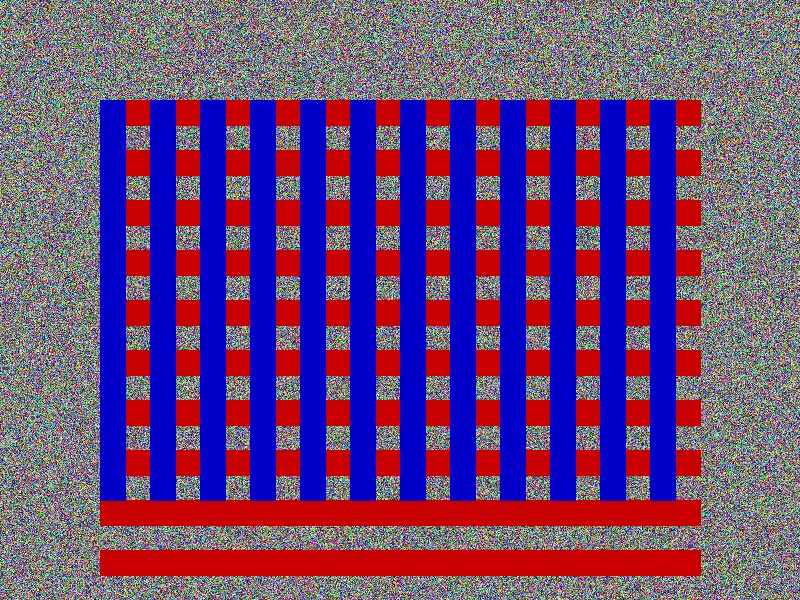
#> input picture backend/tests/fixtures/sample_800x600.jpg, 800 x 600 px; its folder holds only this picture in this run
$ python -i segmentation.py   (imports and definitions only)
#> lines starting #> are read from the running program, lines starting #| are printed output that depends on the picture; after the words box and inside, x2 and y2 are one past the last pixel; in counts of white or black regions, pixels touching at a corner belong together
#> further down, picture is the input picture: shape (600, 800, 3); mean B, G, R 122.2, 70, 108
import cv2
import numpy as np
from typing import Tuple

COLOR_RANGES_HSV = {
    "red_low": ((0, 70, 50), (10, 255, 255)),
    "red_high": ((170, 70, 50), (180, 255, 255)),
    "orange": ((8, 50, 70), (25, 255, 255)),
    "yellow": ((15, 40, 70), (40, 255, 255)),
    "green": ((35, 40, 30), (85, 255, 255)),
    "blue": ((90, 40, 40), (135, 255, 255)),
    "violet": ((130, 60, 50), (160, 255, 255)),
    "earth": ((8, 30, 40), (25, 180, 180)),
    "white": ((0, 0, 200), (180, 15, 255)),
    "black": ((0, 0, 0), (180, 255, 30)),
    "gray": ((0, 0, 31), (180, 30, 199)),
}

WARM_COLORS = ["red_low", "red_high", "orange", "yellow", "earth"]
COOL_COLORS = ["green", "blue", "violet"]
NEUTRAL_COLORS = ["white", "black", "gray"]

_WHITE_BG_THRESHOLD = 240
_MORPH_KERNEL = cv2.getStructuringElement(cv2.MORPH_ELLIPSE, (3, 3))


def segment_color_hsv(
    image: np.ndarray,
    lower_bound: Tuple,
    upper_bound: Tuple,
) -> np.ndarray:
    hsv = cv2.cvtColor(image, cv2.COLOR_BGR2HSV)
    return cv2.inRange(hsv, np.array(lower_bound), np.array(upper_bound))


# [15 lines left out: function auto_white_balance, not called in this run]


def _compute_content_mask(image: np.ndarray) -> np.ndarray:
    gray = cv2.cvtColor(image, cv2.COLOR_BGR2GRAY)
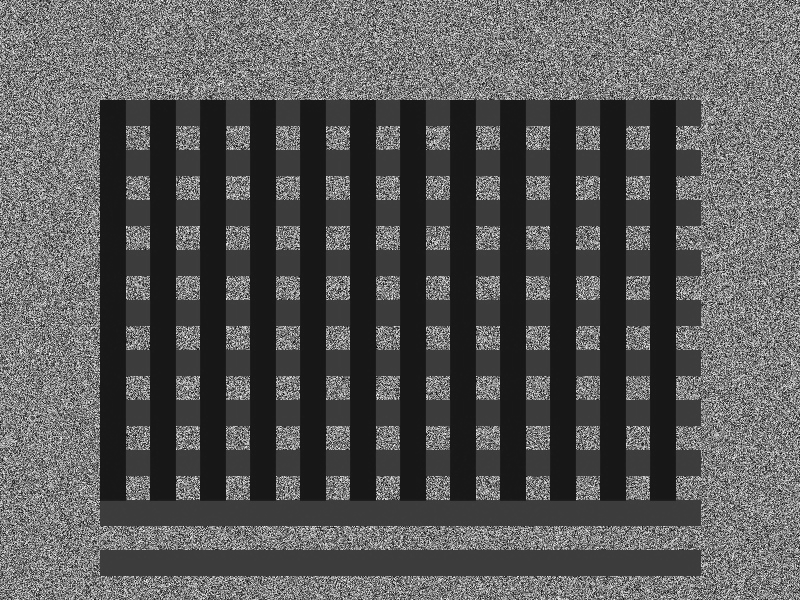
#> gray: shape (600, 800); min 2, max 252, mean 87.3
    _, mask = cv2.threshold(gray, _WHITE_BG_THRESHOLD, 255, cv2.THRESH_BINARY_INV)
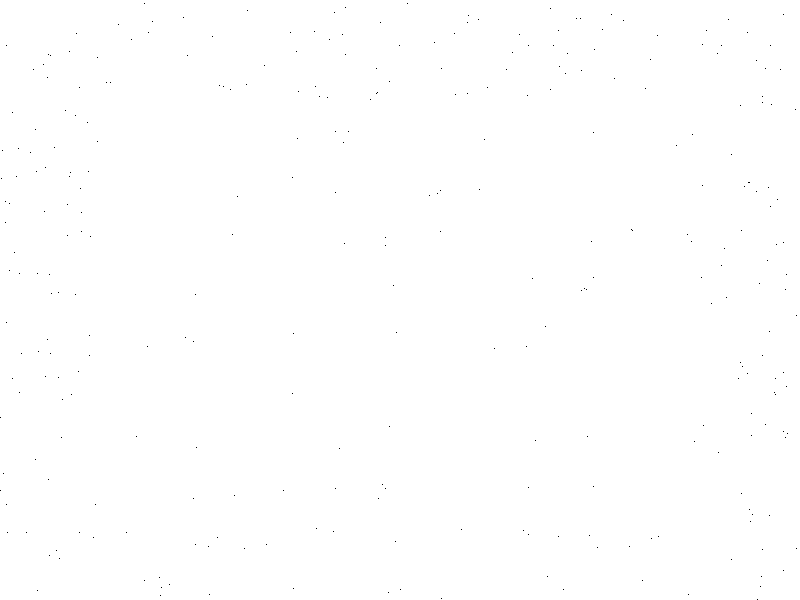
#> mask: shape (600, 800); 99.9% white; black in thin lines or dots
    mask = cv2.morphologyEx(mask, cv2.MORPH_CLOSE, _MORPH_KERNEL)
#> mask: shape (600, 800); every value is 255
    return mask


# [25 lines left out: function _prepare_image_and_mask, not called in this run]


def _has_significant_background(image: np.ndarray) -> bool:
    gray = cv2.cvtColor(image, cv2.COLOR_BGR2GRAY)
    white_pixels = float(np.count_nonzero(gray >= _WHITE_BG_THRESHOLD))
    total = float(image.shape[0] * image.shape[1])
    return (white_pixels / total) >= 0.15


_COLOR_PRIORITY = [
    "white", "black", "gray",
    "red_low", "red_high", "violet", "blue", "green",
    "yellow", "orange", "earth",
]


def compute_color_distribution(image: np.ndarray, mask: np.ndarray = None) -> dict:
    _SPECIFIC_KEYS = [
        "red_pct", "orange_pct", "yellow_pct", "green_pct", "blue_pct",
        "violet_pct", "earth_pct", "white_pct", "black_pct", "gray_pct", "other_pct",
    ]

    if mask is not None and cv2.countNonZero(mask) == 0:
        return {
            "specific": {k: 0.0 for k in _SPECIFIC_KEYS},
            "therapeutic_groups": {"warm_pct": 0.0, "cool_pct": 0.0, "neutral_pct": 0.0, "other_pct": 0.0},
        }

    if mask is not None:
        if _has_significant_background(image):
            processed = auto_white_balance(image.copy())
        else:
            processed = image.copy()
        effective_mask = mask
        masked_image = cv2.bitwise_and(processed, processed, mask=effective_mask)
        total_pixels = max(float(cv2.countNonZero(effective_mask)), 1.0)
    else:
        content_mask_raw = _compute_content_mask(image)
        bg_pct = 1.0 - float(cv2.countNonZero(content_mask_raw)) / float(image.shape[0] * image.shape[1])
#> bg_pct = 0
        if bg_pct >= 0.15:
            processed = auto_white_balance(image.copy())
            effective_mask = _compute_content_mask(processed)
        else:
            processed = image.copy()
            effective_mask = content_mask_raw
        masked_image = cv2.bitwise_and(processed, processed, mask=effective_mask)
        total_pixels = max(float(cv2.countNonZero(effective_mask)), 1.0)
#> total_pixels = 480000

    claimed = np.zeros(image.shape[:2], dtype=np.uint8)
    color_masks = {}
    for color_name in _COLOR_PRIORITY:
        lower, upper = COLOR_RANGES_HSV[color_name]
        raw_mask = segment_color_hsv(masked_image, lower, upper)
        raw_mask = cv2.bitwise_and(raw_mask, raw_mask, mask=effective_mask)
        exclusive_mask = cv2.bitwise_and(raw_mask, raw_mask, mask=255 - claimed)
        color_masks[color_name] = exclusive_mask
        claimed = cv2.bitwise_or(claimed, exclusive_mask)
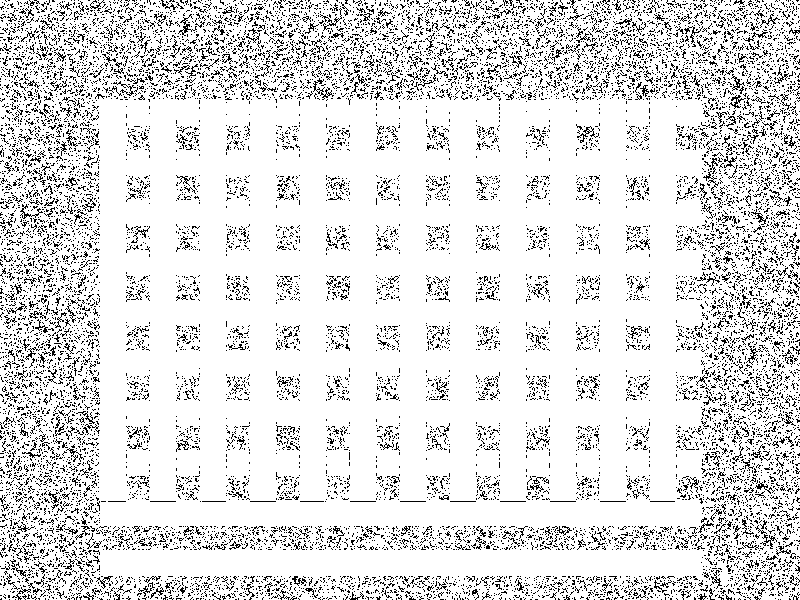
#> claimed: shape (600, 800); 87.4% white; black in thin lines or dots
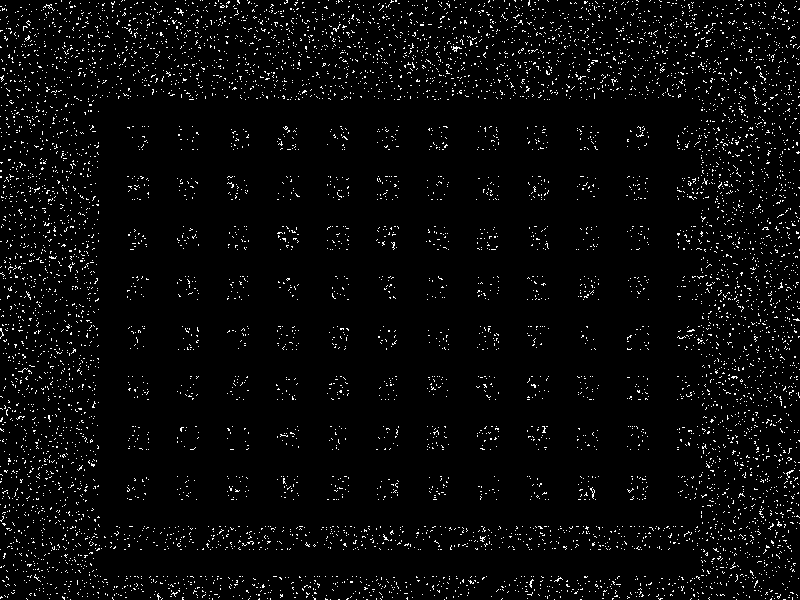
#> raw_mask: shape (600, 800); 3.4% white in thin lines or dots
#> after the loop, color_masks = 11 items

    red_mask = color_masks["red_low"] | color_masks["red_high"]
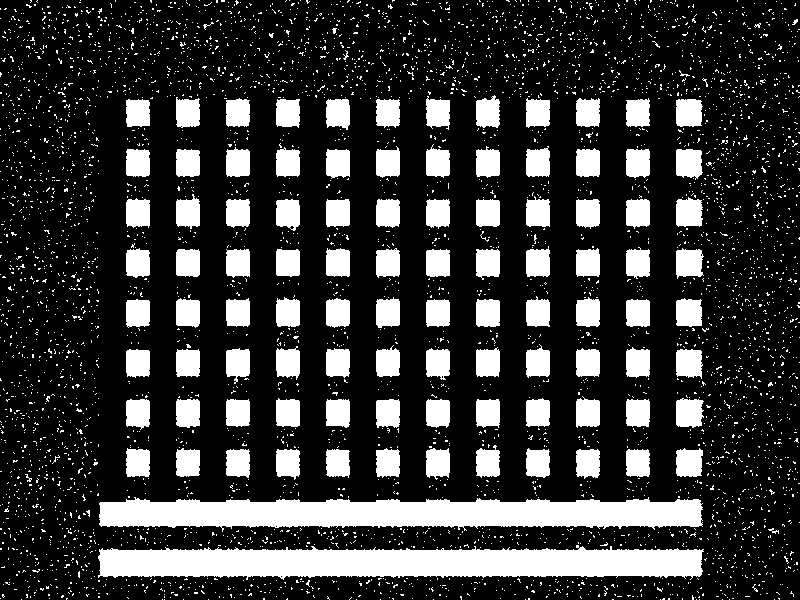
#> red_mask: shape (600, 800); 21.8% white; 4564 white regions (4460 under 20 px), largest, box (x1, y1, x2, y2) and area: (98, 545, 704, 580) 16224, (99, 497, 703, 532) 15425, (676, 398, 704, 428) 713
    red_pct = round(float(cv2.countNonZero(red_mask)) / total_pixels, 4)
#> red_pct = 0.218

    specific = {
        "red_pct": red_pct,
        "orange_pct": round(float(cv2.countNonZero(color_masks["orange"])) / total_pixels, 4),
        "yellow_pct": round(float(cv2.countNonZero(color_masks["yellow"])) / total_pixels, 4),
        "green_pct": round(float(cv2.countNonZero(color_masks["green"])) / total_pixels, 4),
        "blue_pct": round(float(cv2.countNonZero(color_masks["blue"])) / total_pixels, 4),
        "violet_pct": round(float(cv2.countNonZero(color_masks["violet"])) / total_pixels, 4),
        "earth_pct": round(float(cv2.countNonZero(color_masks["earth"])) / total_pixels, 4),
        "white_pct": round(float(cv2.countNonZero(color_masks["white"])) / total_pixels, 4),
        "black_pct": round(float(cv2.countNonZero(color_masks["black"])) / total_pixels, 4),
        "gray_pct": round(float(cv2.countNonZero(color_masks["gray"])) / total_pixels, 4),
    }
    accounted = sum(specific.values())
#> accounted = 0.874
    specific["other_pct"] = round(max(0.0, 1.0 - accounted), 4)

    warm = red_pct + specific["orange_pct"] + specific["yellow_pct"] + specific["earth_pct"]
#> warm = 0.277
    cool = specific["green_pct"] + specific["blue_pct"] + specific["violet_pct"]
#> cool = 0.538
    neutral = specific["white_pct"] + specific["black_pct"] + specific["gray_pct"]
#> neutral = 0.0595

    therapeutic_groups = {
        "warm_pct": round(warm, 4),
        "cool_pct": round(cool, 4),
        "neutral_pct": round(neutral, 4),
        "other_pct": round(max(0.0, 1.0 - warm - cool - neutral), 4),
    }
#> therapeutic_groups = {'warm_pct': 0.277, 'cool_pct': 0.538, 'neutral_pct': 0.0595, 'other_pct': 0.126}

    return {"specific": specific, "therapeutic_groups": therapeutic_groups}


# [61 lines left out: functions compute_color_histogram, generate_hsv_mask_visualization, not called in this run]


VAD_COLOR_WEIGHTS = {
    "red":      {"valence": 0.85, "arousal": 0.80, "dominance": 0.70},
    "orange":   {"valence": 0.70, "arousal": 0.65, "dominance": 0.50},
    "yellow":   {"valence": 0.80, "arousal": 0.55, "dominance": 0.40},
    "green":    {"valence": 0.50, "arousal": 0.30, "dominance": 0.40},
    "blue":     {"valence": 0.30, "arousal": 0.25, "dominance": 0.55},
    "violet":   {"valence": 0.40, "arousal": 0.45, "dominance": 0.60},
    "earth":    {"valence": 0.40, "arousal": 0.35, "dominance": 0.50},
    "white":    {"valence": 0.55, "arousal": 0.15, "dominance": 0.20},
    "black":    {"valence": 0.20, "arousal": 0.15, "dominance": 0.80},
    "gray":     {"valence": 0.35, "arousal": 0.10, "dominance": 0.30},
}

_VAD_SPECIFIC_KEY_MAP = {
    "red_pct": "red",
    "orange_pct": "orange",
    "yellow_pct": "yellow",
    "green_pct": "green",
    "blue_pct": "blue",
    "violet_pct": "violet",
    "earth_pct": "earth",
    "white_pct": "white",
    "black_pct": "black",
    "gray_pct": "gray",
}


# [51 lines left out: functions compute_vad_from_histogram, _reconstruct_image_from_histogram, not called in this run]


def compute_chromatic_mass(image: np.ndarray) -> dict:
    dist = compute_color_distribution(image)
#> dist = 2 items
    therapeutic_groups = dist["therapeutic_groups"]

    group_pcts = {
        "warm": therapeutic_groups["warm_pct"],
        "cool": therapeutic_groups["cool_pct"],
        "neutral": therapeutic_groups["neutral_pct"],
    }
#> group_pcts = {'warm': 0.277, 'cool': 0.538, 'neutral': 0.0595}
    dominant_group = max(group_pcts, key=lambda k: group_pcts[k])
#> dominant_group = 'cool'
    if group_pcts["warm"] == group_pcts["cool"] and group_pcts["warm"] >= group_pcts["neutral"]:
        dominant_group = "warm"
    elif group_pcts["warm"] == group_pcts["neutral"] and group_pcts["warm"] >= group_pcts["cool"]:
        dominant_group = "warm"

    dominant_color_keys = {
        "warm": WARM_COLORS,
        "cool": COOL_COLORS,
        "neutral": NEUTRAL_COLORS,
    }
    color_keys = dominant_color_keys[dominant_group]
#> color_keys = ['green', 'blue', 'violet']

    processed = auto_white_balance(image.copy()) if _has_significant_background(image) else image.copy()
#> in _has_significant_background, `white_pixels = float(np.count_nonzero(gray >= _WHITE_BG_THRESHOLD))`: white_pixels = 371
    content_mask = _compute_content_mask(processed)

    combined_mask = np.zeros(image.shape[:2], dtype=np.uint8)
    for color_key in color_keys:
        lower, upper = COLOR_RANGES_HSV[color_key]
        mask = segment_color_hsv(processed, lower, upper)
        mask = cv2.bitwise_and(mask, mask, mask=content_mask)
        combined_mask = cv2.bitwise_or(combined_mask, mask)
#> this loop made 3 passes
#> (color_key, lower, upper) on passes 1 to 3: ('green', (35, 40, 30), (85, 255, 255)), ('blue', (90, 40, 40), (135, 255, 255)), ('violet', (130, 60, 50), (160, 255, 255))
#> pass 1, in compute_chromatic_mass, `mask = segment_color_hsv(processed, lower, upper)`:
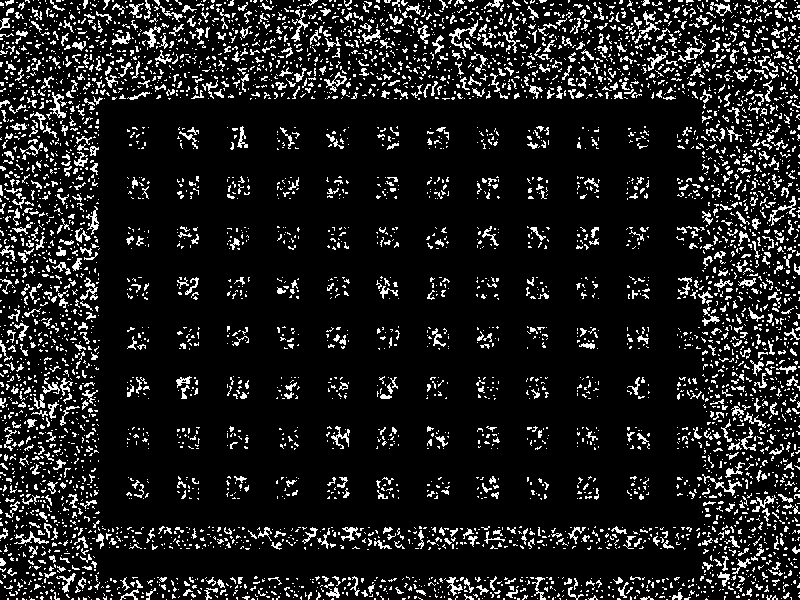
#> mask: shape (600, 800); 11.9% white in thin lines or dots
#> after the loop:
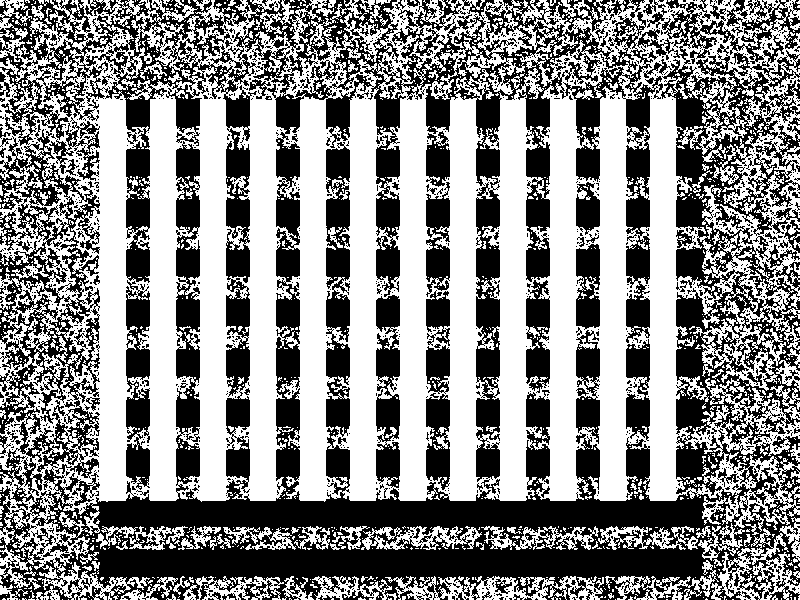
#> combined_mask: shape (600, 800); 53.8% white; 1669 black regions (1573 under 20 px), largest, box (x1, y1, x2, y2) and area: (0, 0, 800, 600) 190448, (126, 280, 150, 490) 3586, (376, 295, 400, 488) 3468

    M = cv2.moments(combined_mask)
#> M = moments, m00 65843805, centre m10/m00, m01/m00 = (394.8, 285.9)
    if M["m00"] == 0:
        centroid = {"x_norm": 0.5, "y_norm": 0.5}
    else:
        cx = M["m10"] / M["m00"]
#> cx = 394.8
        cy = M["m01"] / M["m00"]
#> cy = 285.9
        h, w = image.shape[:2]
#> h = 600; w = 800
        centroid = {
            "x_norm": round(float(cx / w), 4),
            "y_norm": round(float(cy / h), 4),
        }
#> centroid = {'x_norm': 0.493, 'y_norm': 0.476}

    h, w = combined_mask.shape[:2]
    half_h = h // 2
#> half_h = 300
    half_w = w // 2
#> half_w = 400
    total_mask_pixels = max(float(np.count_nonzero(combined_mask)), 1.0)
#> total_mask_pixels = 258211

    top_left = np.count_nonzero(combined_mask[:half_h, :half_w])
#> top_left = 68606
    top_right = np.count_nonzero(combined_mask[:half_h, half_w:])
#> top_right = 68734
    bottom_left = np.count_nonzero(combined_mask[half_h:, :half_w])
#> bottom_left = 60518
    bottom_right = np.count_nonzero(combined_mask[half_h:, half_w:])
#> bottom_right = 60353

    quadrant_distribution = {
        "top_left_pct": round(float(top_left / total_mask_pixels), 4),
        "top_right_pct": round(float(top_right / total_mask_pixels), 4),
        "bottom_left_pct": round(float(bottom_left / total_mask_pixels), 4),
        "bottom_right_pct": round(float(bottom_right / total_mask_pixels), 4),
    }
#> quadrant_distribution = {'top_left_pct': 0.266, 'top_right_pct': 0.266, 'bottom_left_pct': 0.234, 'bottom_right_pct': 0.234}

    return {
        "dominant_group": dominant_group,
        "centroid": centroid,
        "quadrant_distribution": quadrant_distribution,
    }


# [88 lines left out: functions compute_canvas_utilization, compute_lr_symmetry, compute_visual_entropy, compute_fractal_dimension, compute_visual_complexity, not called in this run]

>>> import cv2
>>> picture = cv2.imread('../../../tests/fixtures/sample_800x600.jpg')
>>> result = compute_chromatic_mass(picture)
#> result = 3 items
